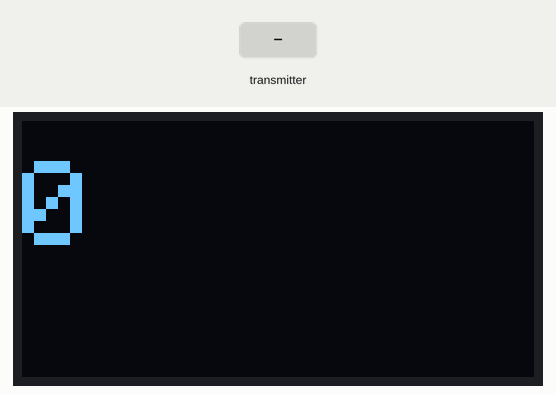
A sketch run on a simulated ESP32. Shown: 128×64 one-colour display. Inputs (shaded band) come from the test bench. What the sketch prints to the serial monitor is not drawn.

Above: at 1.2 s.
1.3 s: the transmitter starts sending Temperature1 = 25
At 2.9 s:
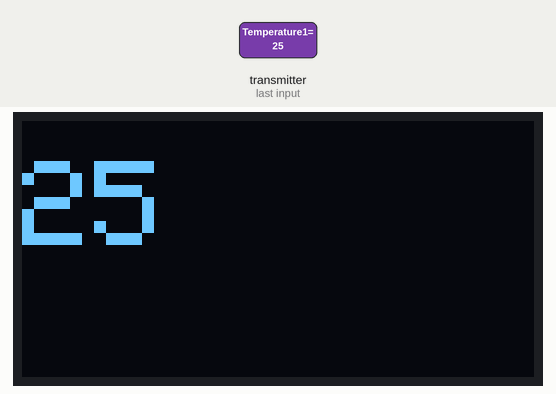
4.3 s: the transmitter starts sending Humidity1 = 50
At 6.0 s:
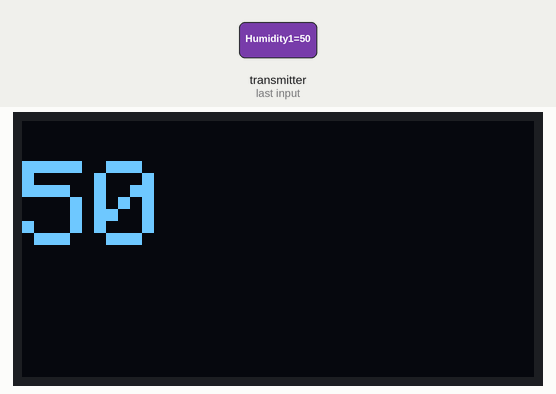
7.3 s: the transmitter starts sending Temperature1 = 100
At 8.7 s:
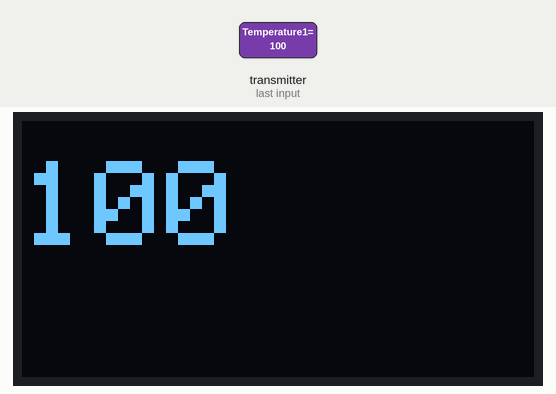
Timing chart, 0 to 10.3 s (numbered marks = the images above; inputs shaded):
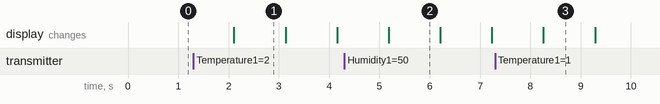

The sketch:

exp_now_reciver_1.ino
```cpp
#include <esp_now.h>
#include <WiFi.h>
#include <Wire.h>
#include <Adafruit_GFX.h>
#include <Adafruit_SSD1306.h>
// Structure example to receive data
// Must match the sender structure

#define SCREEN_WIDTH 128 // OLED display width, in pixels
#define SCREEN_HEIGHT 64 // OLED display height, in pixels

// Declaration for an SSD1306 display connected to I2C (SDA, SCL pins)
Adafruit_SSD1306 display(SCREEN_WIDTH, SCREEN_HEIGHT, &Wire, -1);

typedef struct struct_message {
  char a[32];
  int b;
  int Temperature1;
  int Humidity1;
  float c;
  String d;
  bool e;
} struct_message;

// Create a struct_message called myData
struct_message myData;

// callback function that will be executed when data is received
void OnDataRecv(const uint8_t * mac, const uint8_t *incomingData, int len) {
  memcpy(&myData, incomingData, sizeof(myData));
  Serial.print("Bytes received: ");
  Serial.println(len);
  Serial.print("Char: ");
  Serial.println(myData.a);
  Serial.print("Int: ");
  Serial.println(myData.b);
  Serial.print("temp: ");
  Serial.println(myData.Temperature1);
  Serial.print("temp: ");
  Serial.println(myData.Humidity1);
  Serial.println(myData.c);
  Serial.print("String: ");
  Serial.println(myData.d);
  Serial.print("Bool: ");
  Serial.println(myData.e);
  Serial.println();
}

void setup() {
  // Initialize Serial Monitor
  Serial.begin(115200);

  if (!display.begin(SSD1306_SWITCHCAPVCC, 0x3C)) { // Address 0x3D for 128x64
    Serial.println(F("SSD1306 allocation failed"));
    for (;;);
  }

  // Set device as a Wi-Fi Station
  WiFi.mode(WIFI_STA);

  // Init ESP-NOW
  if (esp_now_init() != ESP_OK) {
    Serial.println("Error initializing ESP-NOW");
    return;
  }

  // Once ESPNow is successfully Init, we will register for recv CB to
  // get recv packer info
  esp_now_register_recv_cb(OnDataRecv);
}

void loop() {
  display.clearDisplay();
  display.setTextSize(3);
  display.setTextColor(WHITE);
  display.setCursor(0, 10);
  display.println(myData.Temperature1);
  display.display();
  delay(1000);
  display.clearDisplay();
  display.setTextSize(3);
  display.setTextColor(WHITE);
  display.setCursor(0, 10);
  display.println(myData.Humidity1);
  display.display();
  delay(1000);
}
```

Measured:
- after the input at 1.3 s, the display: changes after 0.81 s (image 1)
- after the input at 4.3 s, the display: changes after 0.88 s (image 2)
- after the input at 7.3 s, the display: changes after 0.96 s (image 3)
- what the display in image 1 shows lasts 1.0 s, from 2.1 s to 3.1 s
